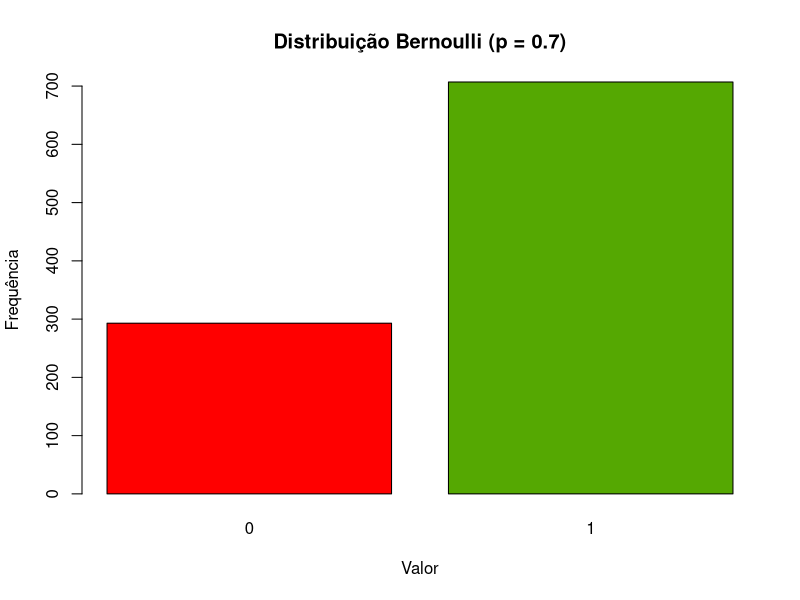
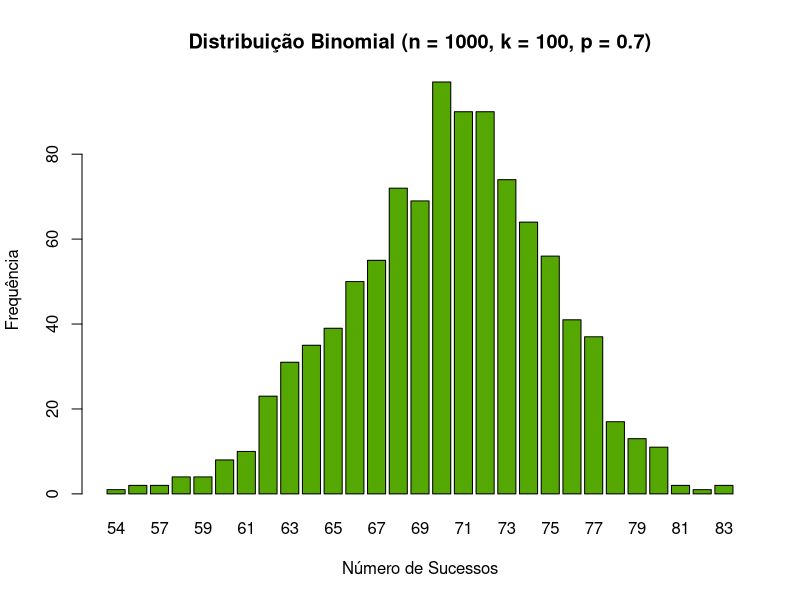
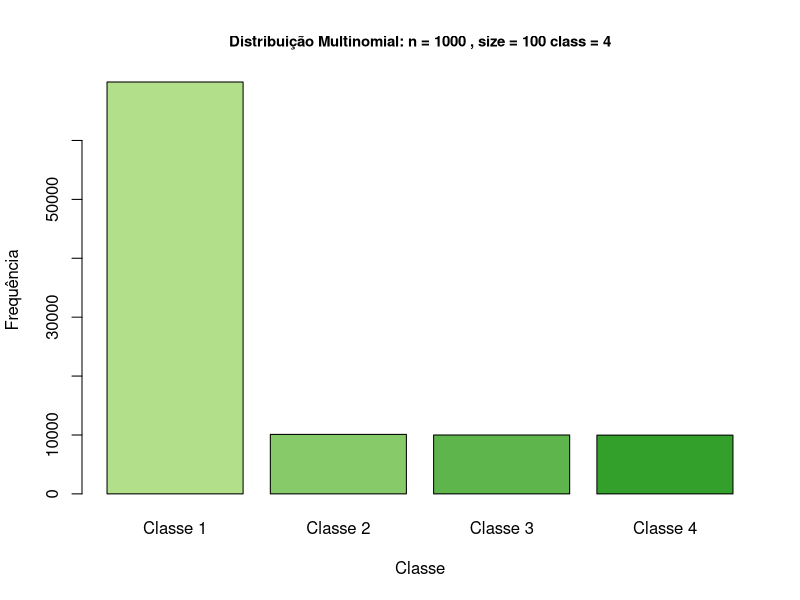
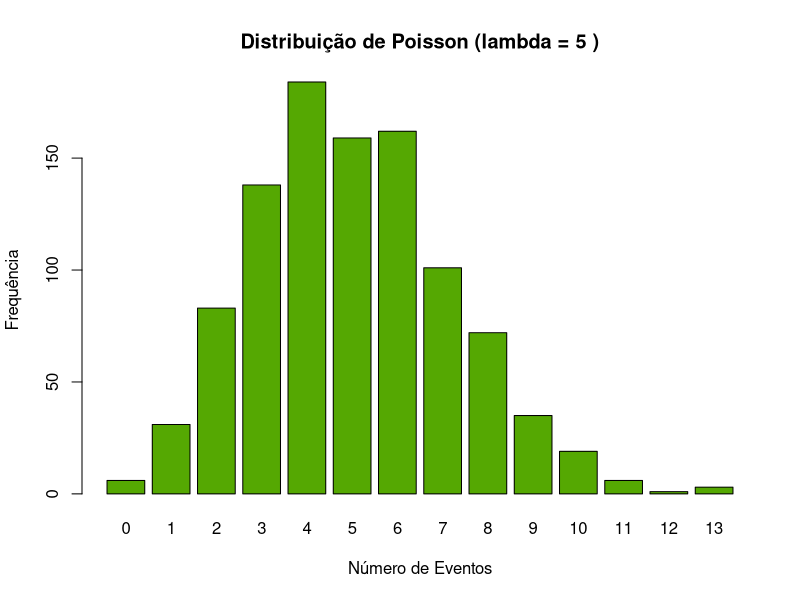
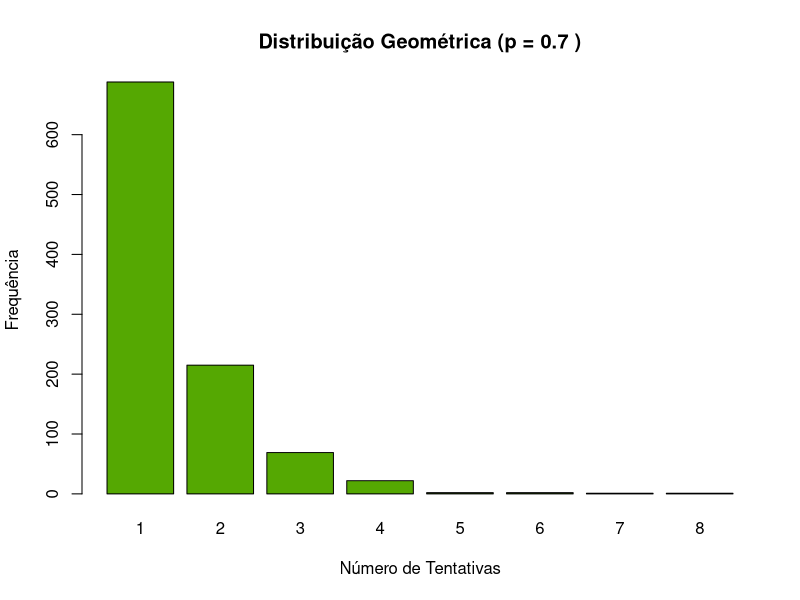
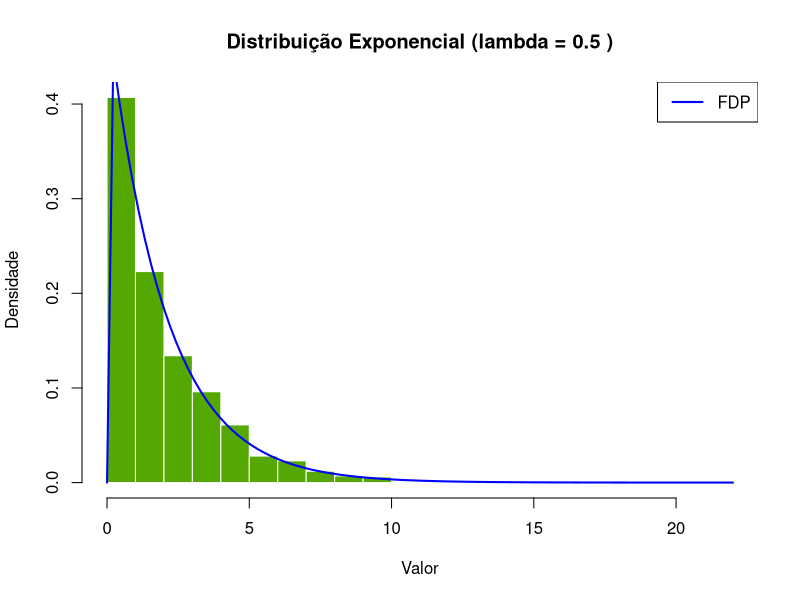
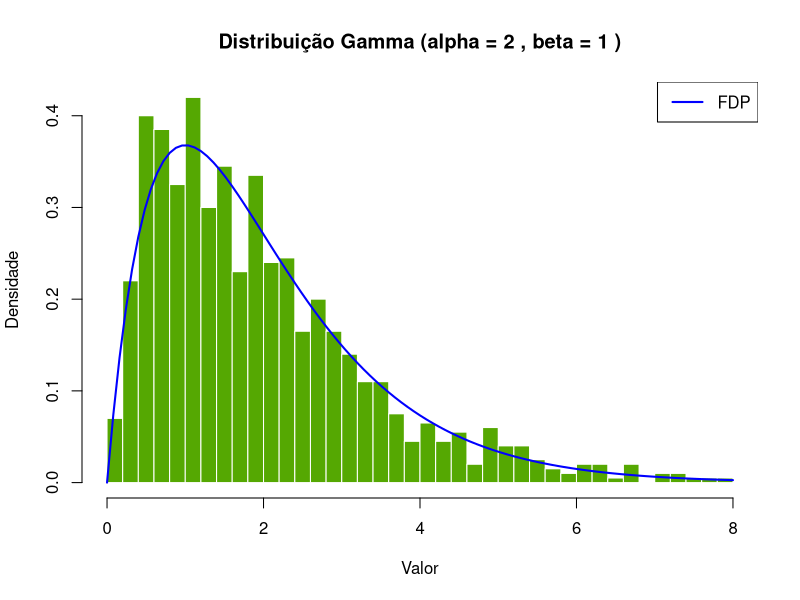

Reproduce these figures in R, in order.
## ---- chunk 1
knitr::opts_chunk$set(
  fig.width = 6, # largura em polegadas (exemplo: 5)
  fig.height = 4, # altura em polegadas (exemplo: 3)
  fig.align = "center"
)
## ---- chunk 2
# Configuração de reprodutibilidade
n <- 1000
set.seed(42)
## ---- chunk 3
p <- 0.7
bernoulli <- rbinom(n, 1, p)

barplot(table(bernoulli),
  main = "Distribuição Bernoulli (p = 0.7)",
  names.arg = c("0", "1"),
  col = c("#ff0000", "#55a802"),
  ylab = "Frequência",
  xlab = "Valor"
)
## ---- chunk 4
print(paste("Esperança:", mean(bernoulli), " | ", "p = ", p))
print(paste("Variância:", round(var(bernoulli), 4), " | ", "p * q = ", p * (1 - p)))
## ---- chunk 5
k <- 100

binomial <- rbinom(n, k, 0.7)

barplot(
  table(binomial),
  main = "Distribuição Binomial (n = 1000, k = 100, p = 0.7)",
  col = "#55a802",
  ylab = "Frequência",
  xlab = "Número de Sucessos"
)
## ---- chunk 6
print(paste("Esperança:", mean(binomial), " | ", "k * p = ", k * p))
print(paste("Variância:", round(var(binomial), 4), " | ", "k * p * q = ", k * p * (1 - p)))
## ---- chunk 7
class <- 4
ps <- c(p, rep((1 - p) / (class - 1), class - 1))
multnom <- rmultinom(n, size = k, prob = ps)
frequencias <- rowSums(multnom)
## ---- chunk 8
barplot(
  frequencias,
  names.arg = paste("Classe", 1:class),
  col = colorRampPalette(c("#b2df8a", "#33a02c"))(class),
  main = paste("Distribuição Multinomial: n =", n, ", size =", k, "class =", class),
  cex.main = 0.9,
  xlab = "Classe",
  ylab = "Frequência"
)
## ---- chunk 9
E_empirica <- rowSums(multnom) / n
E_teorica <- k * ps

data.frame(
  Classe = paste0("Classe ", 1:length(ps)),
  `E(empírica` = round(E_empirica, 3),
  `E(teórica` = round(E_teorica, 3)
)
## ---- chunk 10
lambda <- 5
poisson <- rpois(n, lambda)

barplot(
  table(poisson),
  main = paste("Distribuição de Poisson (lambda =", lambda, ")"),
  col = "#55a802",
  ylab = "Frequência",
  xlab = "Número de Eventos"
)
## ---- chunk 11
print(paste("Esperança:", mean(poisson), " | ", "lambda = ", lambda))
print(paste("Variância:", round(var(poisson), 4), " | ", "lambda = ", lambda))
## ---- chunk 12
geom <- rgeom(n, p) + 1

barplot(
  table(geom),
  main = paste("Distribuição Geométrica (p =", p, ")"),
  col = "#55a802",
  ylab = "Frequência",
  xlab = "Número de Tentativas"
)
## ---- chunk 13
print(paste("Esperança:", mean(geom), " | ", "1 / p = ", round(1 / p, 4)))
print(paste("Variância:", round(var(geom), 4), " | ", "q / p^2 = ", round((1 - p) / p^2, 4)))
## ---- chunk 14
lambda <- 0.5
exp_data <- rexp(n, lambda)
hist(exp_data,
  breaks = 30, probability = TRUE,
  main = paste("Distribuição Exponencial (lambda =", lambda, ")"),
  xlab = "Valor", ylab = "Densidade",
  col = "#55a802", border = "white"
)
curve(dexp(x, lambda), add = TRUE, col = "blue", lwd = 2)
legend("topright", legend = "FDP", col = "blue", lty = 1, lwd = 2)
## ---- chunk 15
print(paste("Esperança:", round(mean(exp_data), 4), " | ", "1 / lambda = ", round(1 / lambda, 4)))
print(paste("Variância:", round(var(exp_data), 4), " | ", "1 / lambda^2 = ", round(1 / lambda^2, 4)))
## ---- chunk 16
alpha <- 2
beta <- 1
gamma_data <- rgamma(n, shape = alpha, scale = 1 / beta)
hist(gamma_data,
  breaks = 30, probability = TRUE,
  main = paste("Distribuição Gamma (alpha =", alpha, ", beta =", beta, ")"),
  xlab = "Valor", ylab = "Densidade",
  col = "#55a802", border = "white"
)
curve(dgamma(x, shape = alpha, scale = 1 / beta), add = TRUE, col = "blue", lwd = 2)
legend("topright", legend = "FDP", col = "blue", lty = 1, lwd = 2)
## ---- chunk 17
print(paste("Esperança:", round(mean(gamma_data), 4), " | ", "alpha / beta = ", round(alpha / beta, 4)))
print(paste("Variância:", round(var(gamma_data), 4), " | ", "alpha / beta^2 = ", round(alpha / beta^2, 4)))
